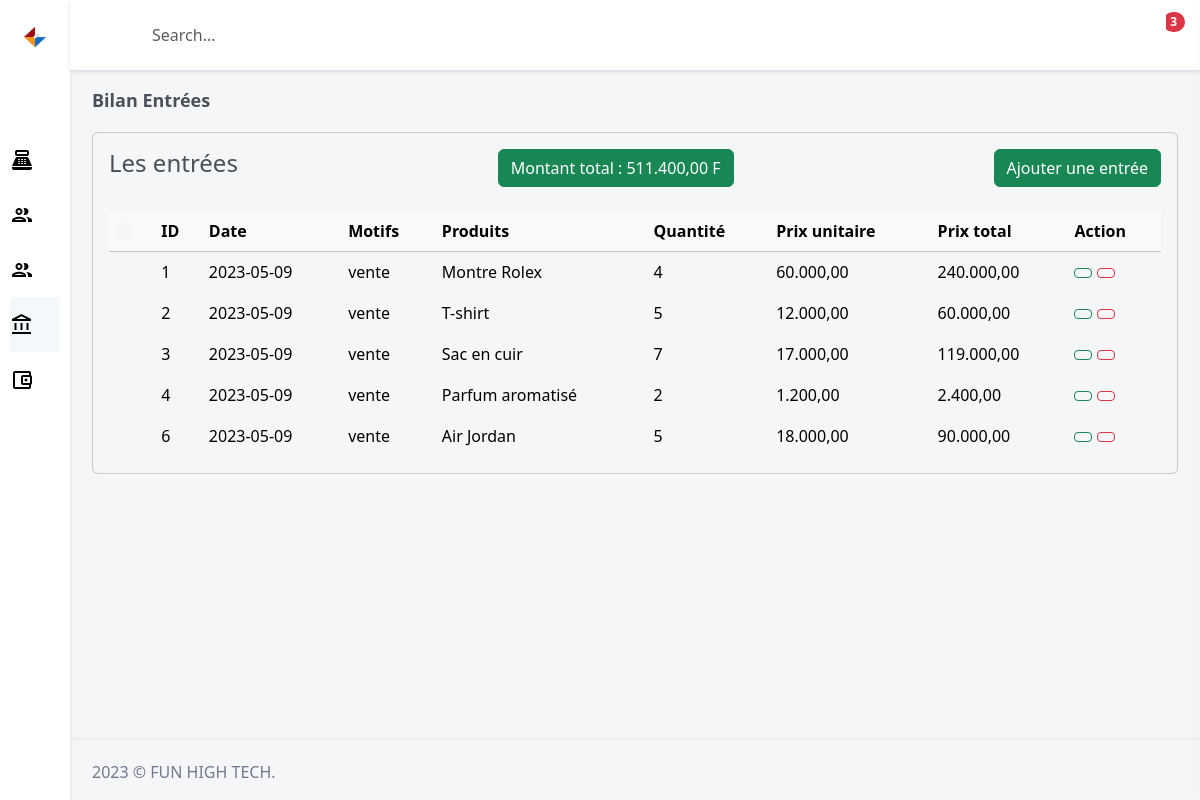
Screenshot of /application/entrer.php (signed in) with the database file from the repository.
### tables this page shows
CREATE TABLE `entrees` (
  `id` int(11) NOT NULL,
  `date` date NOT NULL,
  `motifs` varchar(255) NOT NULL,
  `produit` varchar(255) NOT NULL,
  `quantite` int(11) NOT NULL
);

CREATE TABLE `ventes` (
  `id` int(11) NOT NULL,
  `date` date NOT NULL,
  `type_client` varchar(255) NOT NULL,
  `nom_client` varchar(255) NOT NULL,
  `contacte` varchar(255) NOT NULL,
  `code_bare` varchar(255) NOT NULL,
  `nom_produit` varchar(255) NOT NULL,
  `quantite` int(11) NOT NULL,
  `prix_unitaire` varchar(255) NOT NULL,
  `prix_total` varchar(255) NOT NULL
);

### functions/functions.php (called while the page is built, shortened)
<?php
include_once('../includes/connect.php');
function total_entree() {
    global $con;
    $query = "Select * from `entrees`";
    $execute = mysqli_query($con, $query);
    $check = mysqli_num_rows($execute);
    if($check > 0) {
        $total_entree = 0;
        while($row = mysqli_fetch_assoc($execute)) {
        $produit = $row['produit'];
        $quantite = $row['quantite'];
        $select = "Select * from `ventes` where nom_produit='$produit'";
        $result = mysqli_query($con, $select);
        $rox = mysqli_fetch_assoc($result);
        $prix_unitaire = $rox['prix_unitaire'];
        $prix_total_entree_unitaire = $prix_unitaire * $quantite;
        $total_entree += $prix_total_entree_unitaire;
        }
        $resultat_formate = number_format($total_entree, 2, ',', '.');
        return $resultat_formate;
    }
}
?>

### application/entrer.php (the view, shortened to what this page needs)
<?php include "header2.php"; ?>
            <div class="main-content">
                <div class="page-content">
                    <div class="container-fluid">
                        <div class="row">
                            <div class="col-12">
                                <div class="page-title-box d-flex align-items-center justify-content-between">
                                    <h4 class="mb-0">Bilan Entrées</h4>
                                </div>
                            </div>
                        </div>
                        <div class="row">
                            <div class="col-lg-12">
                                <div class="card">
                                    <div class="card-body">
                                      <div class="d-flex justify-content-between flex-wrap">
                                          <h4 class="card-title mb-4">Les entrées</h4>
                                          <a href="#" class="btn btn-success mb-4"> Montant total : <?= total_entree() ?> F</a>
                                          <a href="ajoutcaisse.php" class="btn btn-success mb-4"><i class="fa fa-plus"></i> Ajouter une entrée</a>
                                    </div>
                                        <div class="table-responsive">
                                            <table class="table table-centered table-nowrap mb-0">
                                                <thead class="table-light">
                                                    <tr>
                                                        <th style="width: 20px;">
                                                            <div class="form-check font-size-16">
                                                                <input type="checkbox" class="form-check-input" id="customCheck1">
                                                                <label class="form-check-label" for="customCheck1">&nbsp;</label>
                                                            </div>
                                                        </th>
                                                        <th>ID</th>
                                                        <th>Date</th>
                                                        <th>Motifs</th>
                                                        <th>Produits</th>
                                                        <th>Quantité</th>
                                                        <th>Prix unitaire</th>
                                                        <th>Prix total</th>
                                                        <th>Action</th>
                                                    </tr>
                                                </thead>
                                                <tbody>
                                                    <?php
                                                        global $con;
                                                        $query = "Select * from `entrees`";
                                                        $execute = mysqli_query($con, $query);
                                                        while($row = mysqli_fetch_assoc($execute)) {
                                                            $id = $row['id'];
                                                            $date = $row['date'];
                                                            $motifs = $row['motifs'];
                                                            $produit = $row['produit'];
                                                            $quantite = $row['quantite'];
                                                            $select = "Select * from `ventes` where nom_produit='$produit'";
                                                            $result = mysqli_query($con, $select);
                                                            $rox = mysqli_fetch_assoc($result);
                                                            $prix_unitaire = $rox['prix_unitaire'];
                                                            $prix_unitaire_formate = number_format($prix_unitaire, 2, ',', '.');
                                                            $prix_total_entree = $prix_unitaire * $quantite;
                                                            $prix_total_entree_formate = number_format($prix_total_entree, 2, ',', '.');
                                                    ?>
                                                    <tr data-id="<?= $id ?>">
                                                        <td>
                                                            <div class="form-check font-size-16">
                                                                <input type="checkbox" class="form-check-input" id="customCheck2">
                                                                <label class="form-check-label" for="customCheck2">&nbsp;</label>
                                                            </div>
                                                        </td>
                                                        <td class="entree_id"><?= $id ?></td>
                                                        <td class="date_entree">
                                                            <?= $date ?>
                                                        </td>
                                                        <td class="motif_entree"><?= $motifs ?></td>
                                                        <td class="produit_entree"><?= $produit ?></td>
                                                        <td class="quantite_entree"><?= $quantite ?></td>
                                                        <td class="prix_unitaire_entree"><?= $prix_unitaire_formate ?></td>
                                                        <td class="prix_total_entree"><?= $prix_total_entree_formate ?></td>
                                                        <td >
                                                            <a class="btn btn-outline-success btn-sm waves-light update-entree" title="Modifier"  data-bs-toggle="modal" data-bs-target=".bs-example-modal-center">
                                                            </a>
                                                            <a class="btn btn-outline-danger btn-sm edit delete-entree" title="Supprimer">
                                                            </a>
                                                        </td>
                                                    </tr>
                                                    <?php } ?>
                                                </tbody>
                                            </table>
                                        </div>
                                    </div>
                                </div>
                            </div>
                        </div>
                    </div>
                </div>
<?php include "footer.php"; ?>

### rows the page displays
entrees: id "1", date "2023-05-09", motifs "vente", produit "Montre Rolex", quantite "4", ventes.prix_unitaire "60.000,00", quantite.prix_unitaire "240.000,00"
entrees: id "2", date "2023-05-09", motifs "vente", produit "T-shirt", quantite "5", ventes.prix_unitaire "12.000,00", quantite.prix_unitaire "60.000,00"
entrees: id "3", date "2023-05-09", motifs "vente", produit "Sac en cuir", quantite "7", ventes.prix_unitaire "17.000,00", quantite.prix_unitaire "119.000,00"
entrees: id "4", date "2023-05-09", motifs "vente", produit "Parfum aromatisé", quantite "2", ventes.prix_unitaire "1.200,00", quantite.prix_unitaire "2.400,00"
entrees: id "6", date "2023-05-09", motifs "vente", produit "Air Jordan", quantite "5", ventes.prix_unitaire "18.000,00", quantite.prix_unitaire "90.000,00"

### other values shown
total_entree() "511.400,00"
